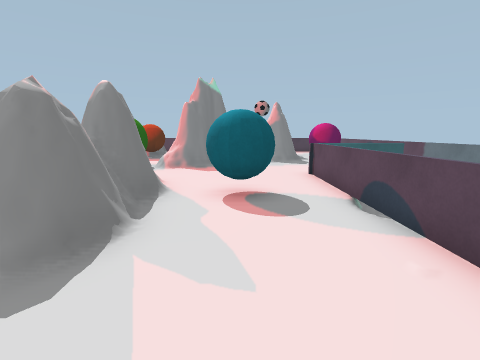
view 1 (above)

24 first-person views from a walk through a scene from a Unity 3-D project. The camera is 1.3 m above the floor, tilts 10° down and sees 85° across. The floor is counted in squares, 1 m on a side. Each view is taken from the middle of a square. On the plan, view 1 faces up. The plan holds only what a view shows up to about 13 squares ahead; the rest is blank. The player is left out. Some surface patterns are stand-ins.

view 2
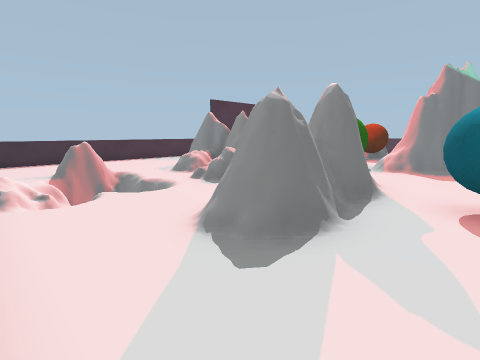

view 3
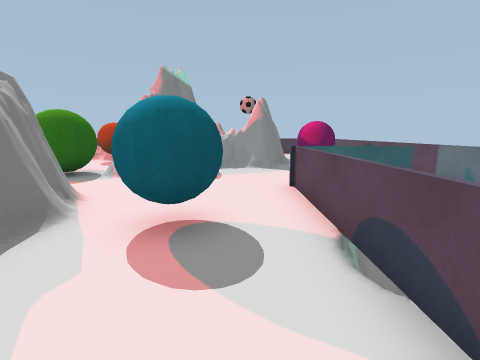

view 4
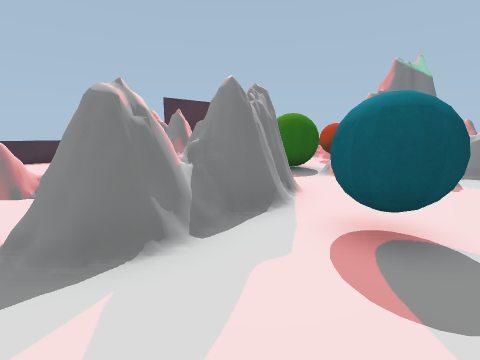

view 5
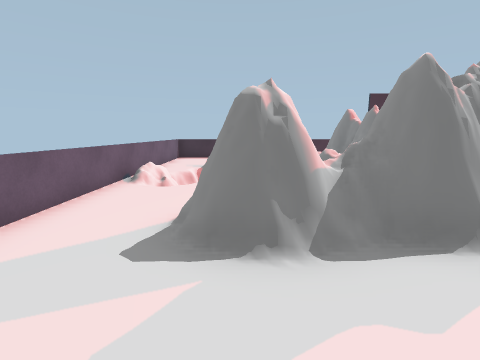

view 6
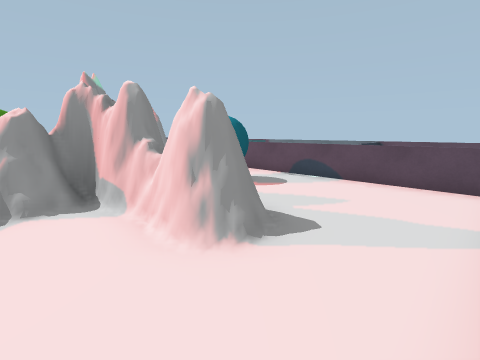

view 7
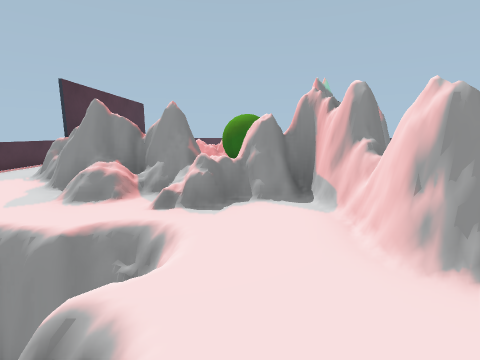

view 8
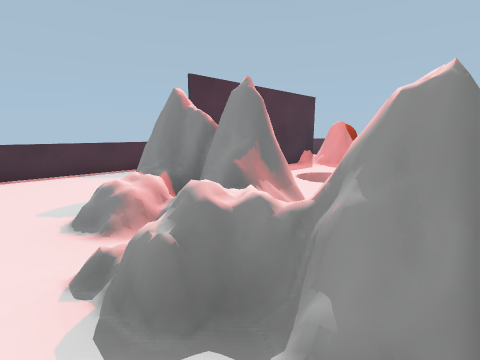

view 9
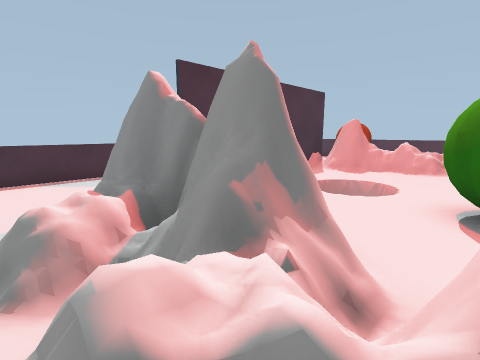

view 10
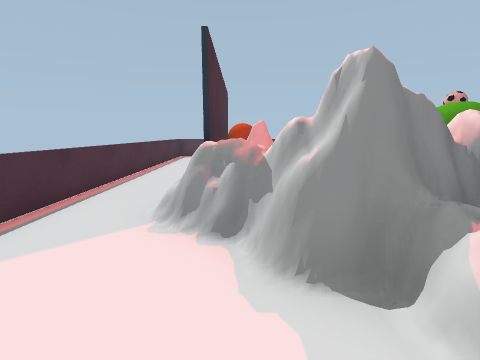

view 11
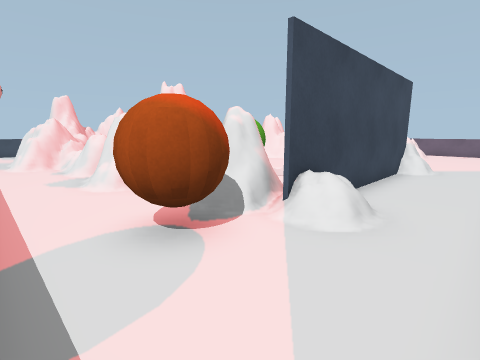

view 12
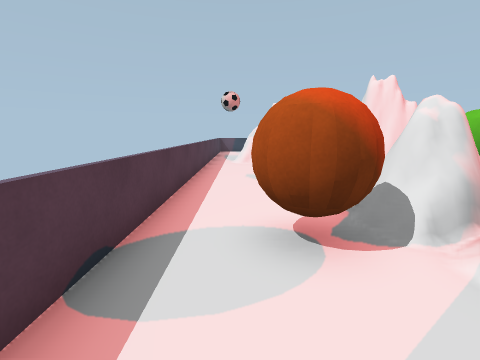

view 13
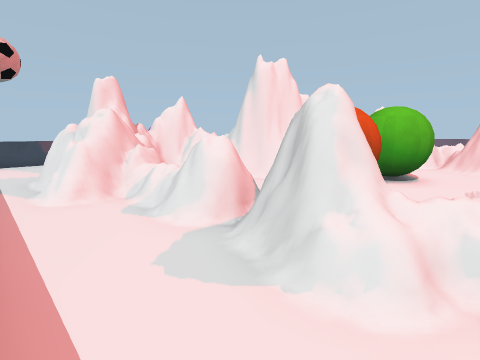

view 14
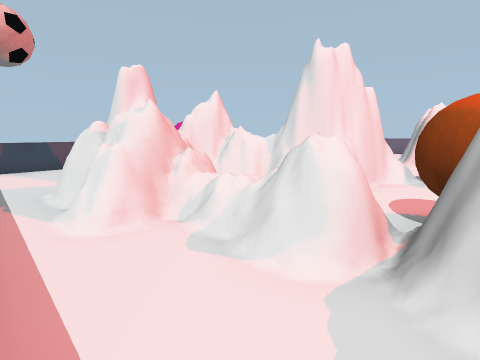

view 15
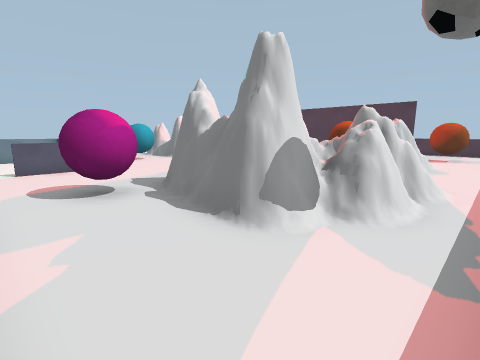

view 16
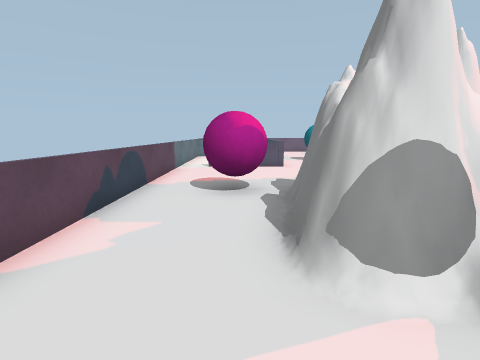

view 17
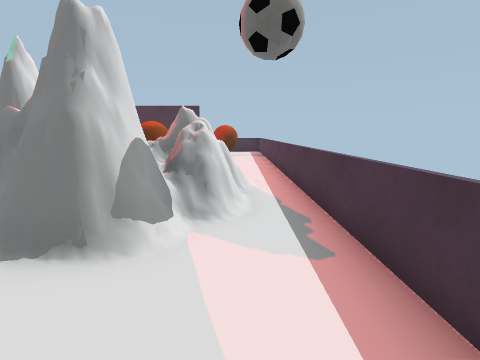

view 18
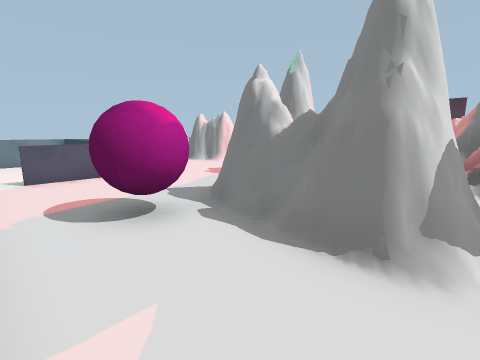

view 19
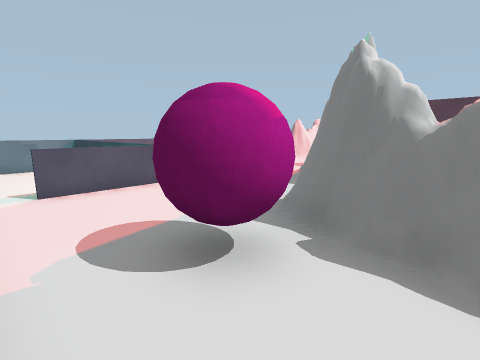

view 20
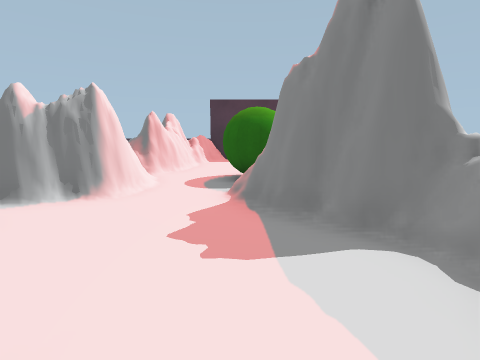

view 21
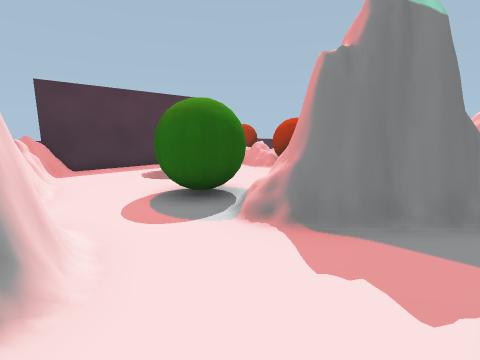

view 22
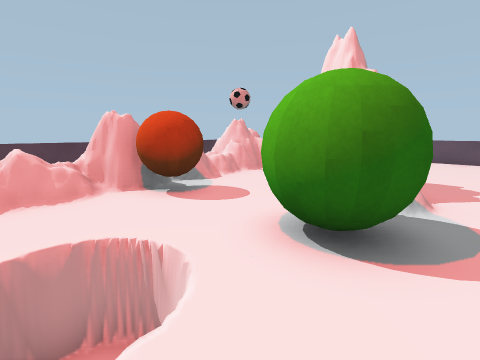

view 23
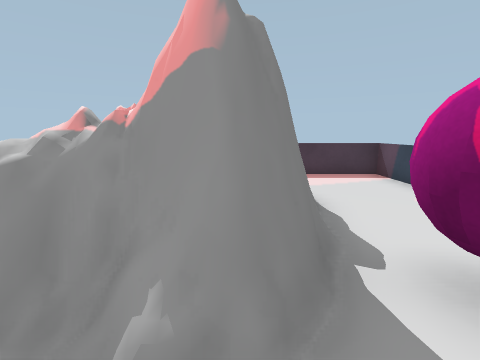

view 24
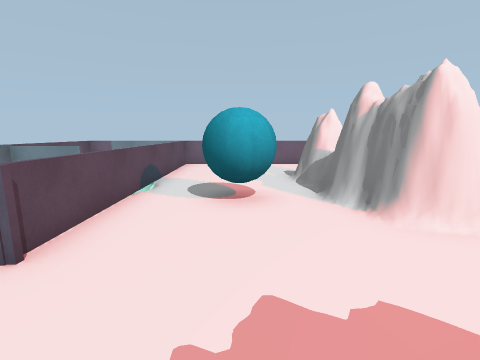

### Floor plan
Key: @ floor where view 1 was taken; # wall or solid block; . main floor; - floor 0.25 m lower than the main floor; / step, stairs or slope; = window, fence, low wall or low ledge; v drop or lower ground; B pink ball; G green ball; C cyan ball; A ball; O other object.
Columns run from 14 left of view 1 to 7 right of it. Each row starts with its distance up from view 1.
 20    ###################
 19  ....................#
 18  ...A........=##.....#
 17 =...AA..#=.==#####...#
 16 =..#A#==####=#####...#
 15 =..#####.AA=..####...#
 14 =..#.....AA...=###B..#
 13 =..#........#####BBB.#
 12 =..#..vv....##=.=.B..#
 11 =..#..vv.GG###.......#
 10 =..#....GGG==........#
  9 =..#=................#
  8 =..=#=##........====.#
  7 =...#########...=  ..#
  6 =....########CCC#v ..#
  5 =.....O.=.###.C.=vv..#
  4 =..........##...=v===#
  3 =...=vvv/..##...= ##=#
  2 =...==vv/..=....=   =#
  1 =......-/.......=#  =#
  0   .....==.....@.=====#
 -1   ##### #####

Positions as (right, up) in squares from view 1, and headings:
1: (0, 0), facing up
2: (0, 0), facing up-left
3: (1, 2), facing up
4: (1, 2), facing up-left
5: (1, 3), facing left
6: (-5, 0), facing up-right
7: (-5, 0), facing up
8: (-4, 4), facing up-left
9: (-5, 5), facing up-left
10: (-10, 4), facing up
11: (-13, 19), facing down-right
12: (-13, 18), facing right
13: (-7, 19), facing down-right
14: (-5, 19), facing down-right
15: (6, 19), facing down-left
16: (4, 19), facing down
17: (6, 18), facing left
18: (6, 17), facing down-left
19: (6, 15), facing down-left
20: (3, 10), facing left
21: (0, 7), facing up-left
22: (-8, 9), facing up-right
23: (2, 11), facing up
24: (0, 11), facing down
